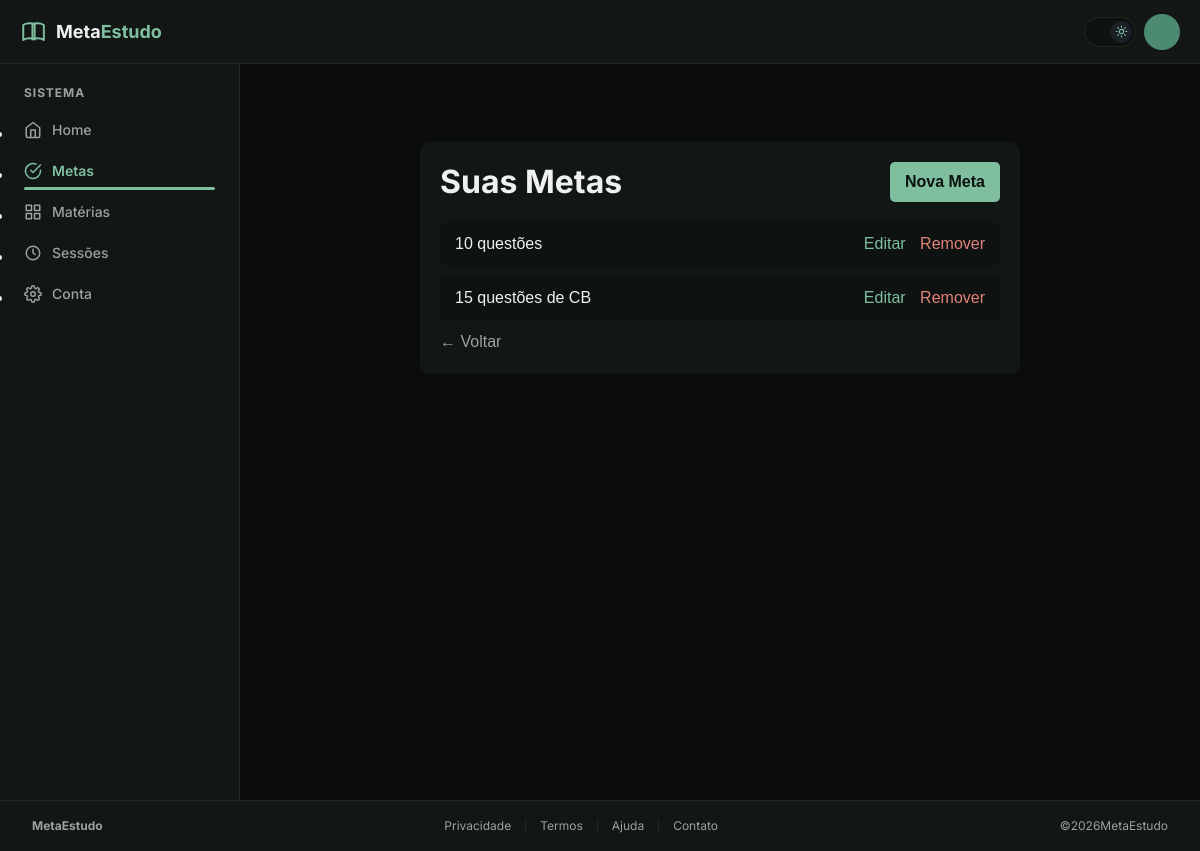
/metas/, run on an earlier commit of the app's database.
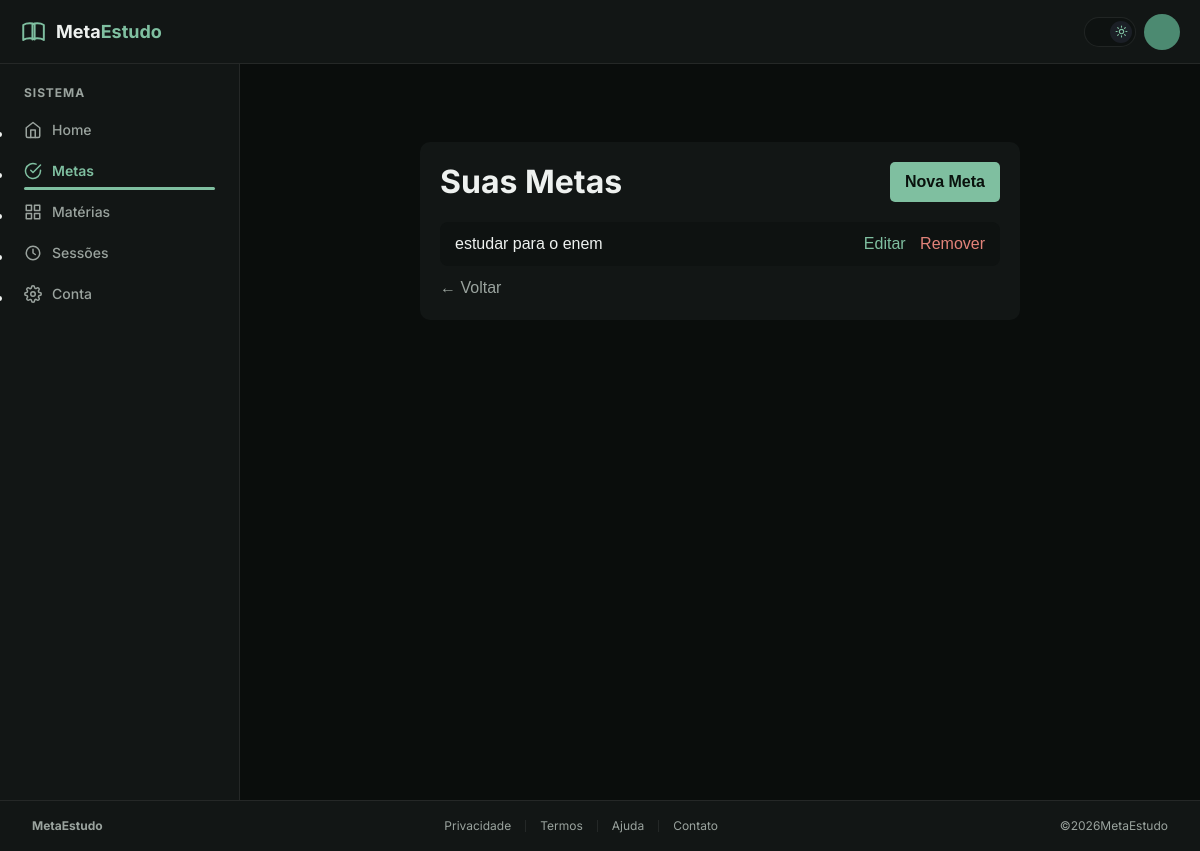
And on a later commit of the database.
### core/models.py (models this page shows, shortened)
class Meta(models.Model):
    titulo = models.CharField(max_length=200)
    criada_em = models.DateTimeField(auto_now_add=True)

### core/views.py (the view)
# urls.py: path('metas/', metas, name='metas'),
def metas(request):
    lista_metas = Meta.objects.all()
    context = {
        'lista_metas': lista_metas
    }
    return render(request, 'pages/app/metas.html', context)

### core/templates/pages/app/metas.html (shortened to what this page needs)
{% extends 'base.html' %}
{% block content %}
<div class="caixa">
    <div class="topo">
        <h1>Suas Metas</h1>
        <a href="{% url 'area_cadastro' %}" class="botao-cadastrar">Nova Meta</a>
    </div>
    {% for meta in lista_metas %}
        <div class="item">
            <p> {{ meta.titulo }}</p>
            <div>
                <a href="{% url 'area_editar' meta.id %}" class="link-editar">Editar</a>
                <a href="{% url 'area_remover' meta.id %}" class="link-remover">Remover</a>
            </div>
        </div>
    {% empty %}
        <p>Nenhuma meta cadastrada ainda.</p>
    {% endfor %}
    <p><a href="{% url 'index' %}" class="link-voltar">← Voltar</a></p>
</div>
{% endblock %}

### templates/base.html (shortened to what this page needs)
{% load static %}
<!DOCTYPE html>
<html lang="pt-br" translate="no">
  <head>
    <link rel="stylesheet" href="{% static 'css/global/reset.css' %}" />
    <link rel="stylesheet" href="{% static 'css/global/colors.css' %}" />
    <link rel="stylesheet" href="{% static 'css/global/typography.css' %}" />
    <link rel="stylesheet" href="{% static 'css/global/variables.css' %}" />
    <link rel="stylesheet" href="{% static 'css/global/theme-toggle.css' %}" />
    <link rel="stylesheet" href="{% static 'css/pages/base.css' %}" />
    <link rel="stylesheet" href="{% static 'css/pages/components.css' %}?v=4" />
  </head>
  <body>
    <div class="app-shell">
      {% include 'components/header.html' %}
      {% include 'components/sidebar.html' %}
      <main class="app-main">
        {% block content %}
        {% endblock %}
      </main>
      {% include 'components/footer.html' %}
    </div>
  </body>
</html>

### core/templates/components/header.html (shortened to what this page needs)
{% load static %}
<header class="app-header">
  <div class="app-header__brand">
    <span class="wordmark"><span class="brand-name">Meta</span><span class="brand-accent">Estudo</span></span>
  </div>
  <div class="app-header__actions">
    {% include 'components/theme_toggle.html' %}
    <a class="avatar" href="{% url 'conta' %}" title="Abrir minha conta" aria-label="Abrir minha conta">{{ request.user.first_name|default:request.user.username|first|upper }}</a>
  </div>
</header>

### core/templates/components/theme_toggle.html (shortened to what this page needs)
<button type="button" class="theme-toggle" data-theme-toggle aria-label="Alternar tema claro/escuro" aria-pressed="false">
  <span class="theme-toggle__thumb">
  </span>
</button>

### core/templates/components/sidebar.html (shortened to what this page needs)
{% load static %}
<aside class="app-sidebar" id="app-sidebar">
  <nav class="nav-group">
    <div class="nav-group__label">Sistema</div>
    <ul class="nav-list">
      <li>
        <a href="{% url 'home' %}" class="nav-link {% if request.resolver_match.url_name == 'home' %}is-active{% endif %}">
          <svg viewBox="0 0 24 24" fill="none" stroke="currentColor" stroke-width="2" stroke-linecap="round" stroke-linejoin="round">
            <path d="M3 9l9-7 9 7v11a2 2 0 0 1-2 2H5a2 2 0 0 1-2-2z" />
            <polyline points="9 22 9 12 15 12 15 22" />
          </svg>Home
        </a>
      </li>
      <li>
        <a href="{% url 'metas' %}" class="nav-link {% if request.resolver_match.url_name == 'metas' %}is-active{% endif %}">
          <svg viewBox="0 0 24 24" fill="none" stroke="currentColor" stroke-width="2" stroke-linecap="round" stroke-linejoin="round">
            <path d="M22 11.08V12a10 10 0 1 1-5.93-9.14" />
            <polyline points="22 4 12 14.01 9 11.01" />
          </svg>Metas
        </a>
      </li>
      <li>
        <a href="{% url 'materias' %}" class="nav-link {% if request.resolver_match.url_name == 'materias' %}is-active{% endif %}">
          <svg viewBox="0 0 24 24" fill="none" stroke="currentColor" stroke-width="2" stroke-linecap="round" stroke-linejoin="round">
            <rect x="3" y="3" width="7" height="7" />
            <rect x="14" y="3" width="7" height="7" />
            <rect x="14" y="14" width="7" height="7" />
            <rect x="3" y="14" width="7" height="7" />
          </svg>Matérias
        </a>
      </li>
      <li>
        <a href="{% url 'sessoes' %}" class="nav-link {% if request.resolver_match.url_name == 'sessoes' %}is-active{% endif %}">
          <svg viewBox="0 0 24 24" fill="none" stroke="currentColor" stroke-width="2" stroke-linecap="round" stroke-linejoin="round">
            <circle cx="12" cy="12" r="9" />
            <polyline points="12 7 12 12 15 14" />
          </svg>Sessões
        </a>
      </li>
      <li>
        <a href="{% url 'conta' %}" class="nav-link {% if request.resolver_match.url_name == 'conta' %}is-active{% endif %}">
          Conta
        </a>
      </li>
    </ul>
  </nav>
</aside>

### core/templates/components/footer.html
<footer class="app-footer">
  <div class="footer-brand">
    Meta<span style="color: var(--brand);">Estudo</span>
  </div>
  <ul class="footer-links">
    <li>
      <a href="{% url 'privacidade' %}">Privacidade</a>
    </li>
    <li>
      <a href="{% url 'termos' %}">Termos</a>
    </li>
    <li>
      <a href="{% url 'ajuda' %}">Ajuda</a>
    </li>
    <li>
      <a href="{% url 'contato' %}">Contato</a>
    </li>
  </ul>
  <div>
    &copy;{% now 'Y' %}MetaEstudo
  </div>
</footer>

### static/css/global/colors.css (style rules this page uses)
:root { --bg: #0a0d0c; --bg-soft: #0e1211; --panel: #121615; --field: #101413; --field-focus: #162019; --border: rgba(255, 255, 255, 0.08); --border-soft: rgba(255, 255, 255, 0.06); --text: #eef1ef; --text-mid: #c4cec8; --text-dim: #9aa39e; --mint: #7fbfa0; --mint-soft: #6faf92; --mint-dark: #4c8a71; --danger: #e2837a; --danger-soft: rgba(226, 131, 122, 0.1); --danger-border: rgba(226, 131, 122, 0.35); --danger-text: #f0a89f; --on-mint: #0a120d; --mint-border: rgba(127, 191, 160, 0.4); --mint-surface: rgba(127, 191, 160, 0.08); --on-brand: #05221c; --gradient-end: #17bfe0; --accent-purple: #7c5cff; --surface-dark: #1b1f26; --on-surface: #ffffff; --mint-glow: rgba(127, 191, 160, 0.06); --surface-hover: rgba(255, 255, 255, 0.04); }

### static/css/global/typography.css (style rules this page uses)
:root { --font-family: "Inter", "Segoe UI", system-ui, -apple-system, sans-serif; --font-family-display: var(--font-family); --font-size-xs: 0.75rem; --font-size-sm: 0.875rem; --font-size-md: 1rem; --font-size-lg: 1.125rem; --font-size-xl: 1.5rem; --font-size-2xl: 2.125rem; --font-size-display: clamp(2.75rem, 5vw, 3.625rem); --font-size-brand: 1.1875rem; --font-size-nav: 0.9375rem; --font-size-caption: 0.8125rem; --font-size-body-sm: 0.90625rem; --font-size-body-lg: 1.0625rem; --font-size-stat: 2rem; --font-weight-regular: 400; --font-weight-medium: 500; --font-weight-semibold: 600; --font-weight-bold: 700; --font-weight-extrabold: 800; --line-height-tight: 1.2; --line-height-normal: 1.5; --line-height-relaxed: 1.65; --line-height-copy: 1.55; }
body { font-family: var(--font-family); font-size: var(--font-size-md); line-height: var(--line-height-normal); }
h1, h2, h3, h4, h5, h6 { font-family: var(--font-family-display); line-height: var(--line-height-tight); }

### static/css/global/variables.css (style rules this page uses)
:root { --radius-sm: 10px; --radius-md: 14px; --radius-lg: 20px; --space-1: 4px; --space-2: 8px; --space-3: 12px; --space-4: 16px; --space-5: 20px; --space-6: 24px; --space-8: 32px; }

### static/css/global/theme-toggle.css (style rules this page uses)
.theme-toggle { position: relative; width: 52px; height: 30px; flex: 0 0 52px; border: 1px solid var(--border); border-radius: 999px; background: var(--bg-soft); display: flex; align-items: center; padding: 3px; cursor: pointer; }
.theme-toggle__thumb { width: 22px; height: 22px; border-radius: 50%; background: var(--mint); display: flex; align-items: center; justify-content: center; color: var(--on-mint); transition: transform .25s ease; transform: translateX(0); }
[data-theme="dark"] .theme-toggle__thumb { transform: translateX(22px); background: var(--surface-dark); color: var(--mint); }
.theme-toggle__thumb svg { width: 13px; height: 13px; }

### static/css/pages/base.css (style rules this page uses)
:root { --shadow: 0 1px 2px rgba(16, 24, 40, 0.04), 0 1px 3px rgba(16, 24, 40, 0.06); --radius: 14px; --radius-sm: 10px; --sidebar-w: 240px; --header-h: 64px; }
[data-theme="dark"] { --shadow: 0 1px 2px rgba(0, 0, 0, 0.3); }
html, body { height: 100%; }
body { background: var(--bg); color: var(--text); font-family: var(--font-family); transition: background .25s ease, color .25s ease; -webkit-font-smoothing: antialiased; }
a { color: inherit; text-decoration: none; }
button { font-family: inherit; cursor: pointer; }
.app-shell { display: grid; grid-template-columns: var(--sidebar-w) 1fr; grid-template-rows: var(--header-h) 1fr auto; grid-template-areas: "header header" "sidebar main" "footer footer"; min-height: 100vh; }
.app-main { grid-area: main; padding: 28px 32px 40px; }

### core/templates/pages/app/metas.html (style rules this page uses)
.caixa { max-width: 600px; margin: 50px auto; padding: 20px; background-color: #121615; color: #eef1ef; border-radius: 10px; font-family: Arial, sans-serif; }
.topo { display: flex; justify-content: space-between; align-items: center; margin-bottom: 20px; }
.item { background-color: #0e1211; padding: 10px 15px; margin-bottom: 10px; border-radius: 8px; display: flex; justify-content: space-between; align-items: center; }
.item p { margin: 0; }
.botao-cadastrar { background-color: #7fbfa0; color: #0a120d; padding: 8px 15px; border-radius: 5px; text-decoration: none; font-weight: bold; }
.link-editar { color: #7fbfa0; text-decoration: none; margin-right: 10px; }
.link-remover { color: #e2837a; text-decoration: none; }
.link-voltar { color: #9aa39e; text-decoration: none; }

What changed in the data, as far as the page shows it:
removed Meta: titulo "10 questões"
removed Meta: titulo "15 questões de CB"
added Meta: titulo "estudar para o enem"
